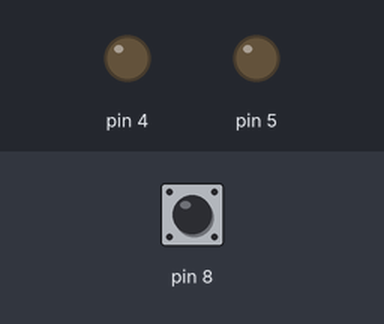
Simulated run of this sketch. Board: Arduino Uno, built with avr-gcc and run on an emulated ATmega328P. Shown: output pins drawn as LEDs (lit = HIGH). Dashed ring = blinking. The test bench sets the inputs (shaded band); at power-on: pin 8 LOW.

Above: at 1.2 s.
1.3 s: pin 8 pulsed HIGH 5 times (0.12 s each, 0.3 s apart)
At 1.77 s:
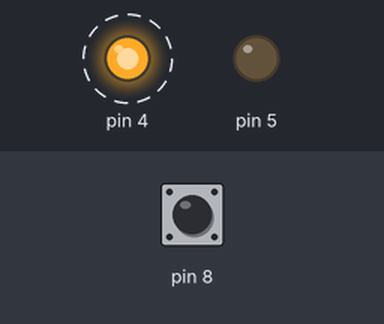
At 2.37 s:
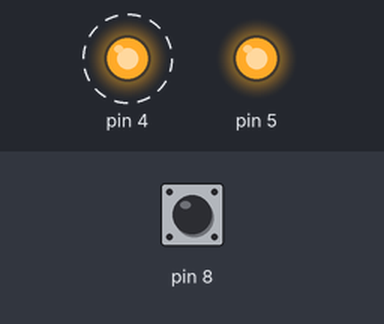
4.3 s: pin 8 driven HIGH
At 5.7 s:
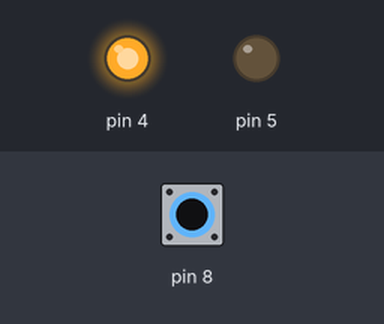
Timing chart, 0 to 7.3 s (numbered marks = the images above; inputs shaded):
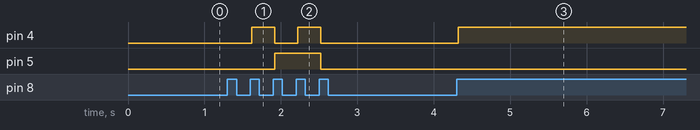

Measured:
- after the input at 1.3 s, pin 4: alternates HIGH for 0.30 s and LOW for 0.30 s, 4 changes in all, then stays LOW, starting after 0.32 s; pin 5: LOW → HIGH after 0.62 s, → LOW 0.60 s later
- after the input at 4.3 s, pin 4: LOW → HIGH at once

The sketch:

boton_binario.ino
```cpp
int estado = 0;
int salida = 0;
int estadoAnterior = 0;
int cont = 0;

void setup() {
  // put your setup code here, to run once:
  pinMode(4, OUTPUT);
  pinMode(5, OUTPUT);
  pinMode(8, INPUT);
}

void loop() {
  // put your main code here, to run repeatedly:
  estado = digitalRead(8);
  delay(20);

  if ((estado == HIGH) && (estadoAnterior == LOW)){
    cont++;
    if (cont > 4){
      cont = 1;
    }
  }
  estadoAnterior = estado;

  switch(cont){
    case 1:
      digitalWrite(4, LOW);
      digitalWrite(5, LOW);
      break;
    case 2:
      digitalWrite(4, HIGH);
      digitalWrite(5, LOW);
      break;
    case 3:
      digitalWrite(4, LOW);
      digitalWrite(5, HIGH);
      break;
    case 4:
      digitalWrite(4, HIGH);
      digitalWrite(5, HIGH);
      break;
  delay(100);
  }

}
```
